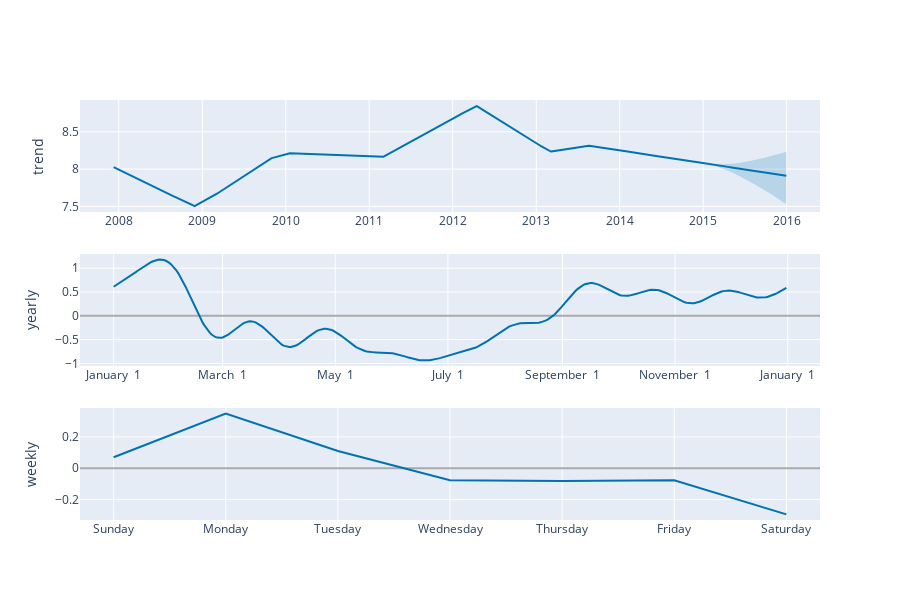

The code cell stored with this chart in its notebook:
### Code cell
plot_components_plotly(model, forecast)

### Figure 1 — Plotly figure (JSON) as saved in the notebook; plotly's stock layout.template omitted (floating-point values rounded to 4 significant figures; data arrays with more than 128 entries replaced by an {"elided": "..."} marker saying what was removed)
{"data": [{"line": {"color": "#0072B2", "width": 2}, "mode": "lines", "name": "trend", "type": "scatter", "x": {"elided": "2887 str values"}, "xaxis": "x", "y": {"elided": "2887 float values"}, "yaxis": "y"}, {"line": {"color": "rgba(0, 114, 178, 0.2)", "width": 0}, "mode": "lines", "name": "trend_upper", "type": "scatter", "x": {"elided": "2887 str values"}, "xaxis": "x", "y": {"elided": "2887 float values"}, "yaxis": "y"}, {"fill": "tonexty", "fillcolor": "rgba(0, 114, 178, 0.2)", "line": {"color": "rgba(0, 114, 178, 0.2)", "width": 0}, "mode": "lines", "name": "trend_lower", "type": "scatter", "x": {"elided": "2887 str values"}, "xaxis": "x", "y": {"elided": "2887 float values"}, "yaxis": "y"}, {"line": {"color": "#0072B2", "width": 2}, "mode": "lines", "name": "yearly", "type": "scatter", "x": {"elided": "365 str values"}, "xaxis": "x2", "y": {"elided": "365 float values"}, "yaxis": "y2"}, {"line": {"color": "#0072B2", "width": 2}, "mode": "lines", "name": "weekly", "type": "scatter", "x": ["2017-01-01T00:00:00", "2017-01-02T00:00:00", "2017-01-03T00:00:00", "2017-01-04T00:00:00", "2017-01-05T00:00:00", "2017-01-06T00:00:00", "2017-01-07T00:00:00"], "xaxis": "x3", "y": [0.07019, 0.3485, 0.1103, -0.0765, -0.08184, -0.07638, -0.2943], "yaxis": "y3"}], "layout": {"height": 600, "showlegend": false, "width": 900, "xaxis": {"anchor": "y", "domain": [0, 1], "range": ["2007-07-15T20:24:00", "2016-05-26T03:36:00"], "type": "date"}, "xaxis2": {"anchor": "y2", "domain": [0, 1], "range": ["2016-12-13T18:54:02.958904115", "2018-01-18T11:04:57.863013581"], "tickformat": "%B %e", "type": "date"}, "xaxis3": {"anchor": "y3", "domain": [0, 1], "range": ["2016-12-31T16:48:00", "2017-01-07T07:12:00"], "tickformat": "%A", "type": "date"}, "yaxis": {"anchor": "x", "domain": [0.7333, 1], "rangemode": "normal", "title": {"text": "trend"}, "zerolinecolor": "#AAA"}, "yaxis2": {"anchor": "x2", "domain": [0.3667, 0.6333], "title": {"text": "yearly"}, "zerolinecolor": "#AAA"}, "yaxis3": {"anchor": "x3", "domain": [0, 0.2667], "title": {"text": "weekly"}, "zerolinecolor": "#AAA"}}}
